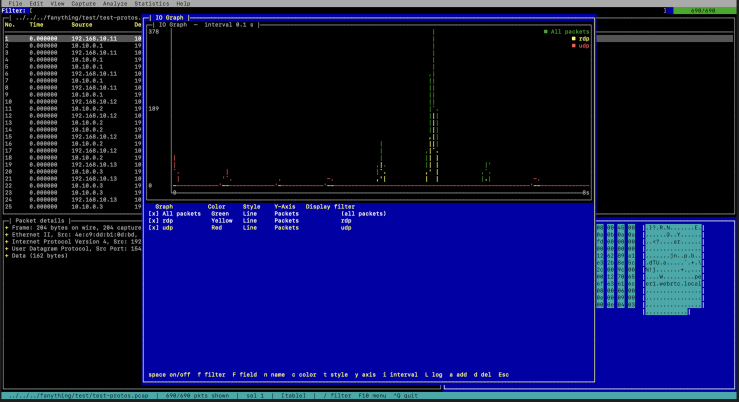
#> input picture caracalui.png, 1477 x 803 px (shown at 1/2 size)
$ python img2c.py ../caracalui.png 100 out.png
#> lines starting #> are read from the running program, lines starting #| are printed output that depends on the picture
#!/usr/bin/env python3
"""img2c.py — bake an image into a small embedded RGBA C header for carcal.

    python3 tools/img2c.py PHOTO.jpg [width] [out.h]

Downscales PHOTO to `width` px (default 100, keeping aspect) and writes
`out.h` (default src/about_image.h) containing:

    #define ABOUT_IMG_W <w>
    #define ABOUT_IMG_H <h>
    static const unsigned char about_img_rgba[...] = { ... };  // R,G,B,A order

carcal's About window renders this buffer with libcaca's caca_dither_bitmap,
so nothing is loaded from disk at runtime.
"""
import sys
from PIL import Image


def main():
    if len(sys.argv) < 2:
        print(__doc__)
        sys.exit(1)
    src = sys.argv[1]
    width = int(sys.argv[2]) if len(sys.argv) > 2 else 100
    out = sys.argv[3] if len(sys.argv) > 3 else "src/about_image.h"

    im = Image.open(src).convert("RGBA")
#> im is the input picture: PIL image 1477x803 RGBA; mean R, G, B, A 14, 17.7, 73, 255
    w0, h0 = im.size
#> w0 = 1477; h0 = 803
    height = max(1, round(width * h0 / w0))
#> height = 54
    im = im.resize((width, height), Image.LANCZOS)
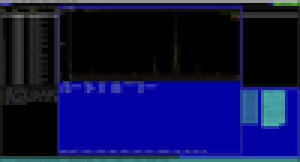
#> im: PIL image 100x54 RGBA (shown 3 times larger); mean R, G, B, A 14.3, 18.3, 73.5, 255
    data = im.tobytes()  # RGBA, row-major

    with open(out, "w") as f:
        f.write("/* Generated by tools/img2c.py from %s — do not edit.\n"
                " * Embedded RGBA pixels (bytes in R,G,B,A order). */\n" % src)
        f.write("#ifndef CARCAL_ABOUT_IMAGE_H\n#define CARCAL_ABOUT_IMAGE_H\n\n")
        f.write("#define ABOUT_IMG_W %d\n#define ABOUT_IMG_H %d\n\n" % (width, height))
        f.write("static const unsigned char about_img_rgba[ABOUT_IMG_W * ABOUT_IMG_H * 4] = {\n")
        for i in range(0, len(data), 20):
            f.write("  " + ",".join("%d" % b for b in data[i:i + 20]) + ",\n")
#> this loop made 1080 passes
#> i on passes 2 to 4: 20, 40, 60
        f.write("};\n\n#endif /* CARCAL_ABOUT_IMAGE_H */\n")
    print("wrote %s (%dx%d, %d bytes embedded)" % (out, width, height, len(data)))
#| wrote out.png (100x54, 21600 bytes embedded)


if __name__ == "__main__":
    main()
